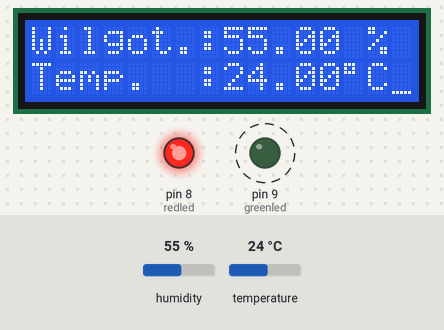
Bench run of a sketch on a simulated Arduino Uno, built with avr-gcc and run on an emulated ATmega328P. On the bench: 16×2 character LCD, output pins drawn as LEDs (lit = HIGH). Dashed ring = blinking. Inputs (shaded band) come from the test bench; at power-on: humidity 55 %, temperature 24 °C.

Above: at 2.6 s.
2.7 s: humidity set to 58 %
At 4.7 s:
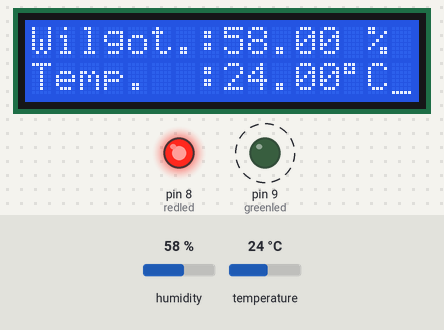
9.3 s: humidity set to 61 %
At 11.4 s:
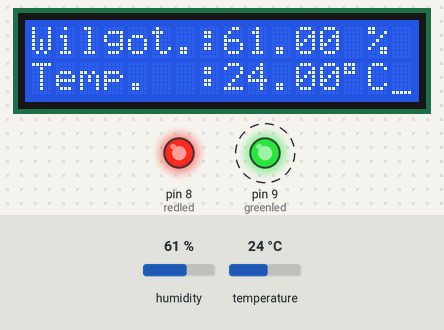
12.4 s: temperature set to 12 °C
At 13.9 s:
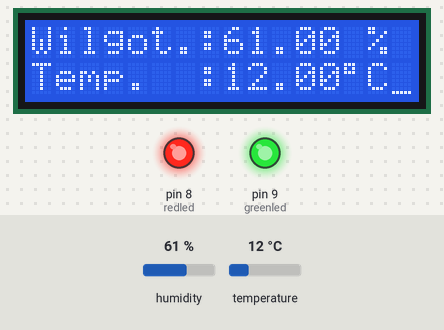
15.5 s: humidity set to 22 %
At 17.9 s:
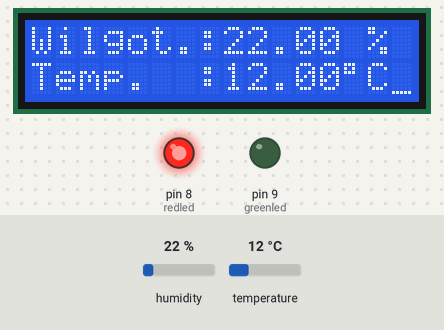
Timing chart, 0 to 19.6 s (numbered marks = the images above; inputs shaded):
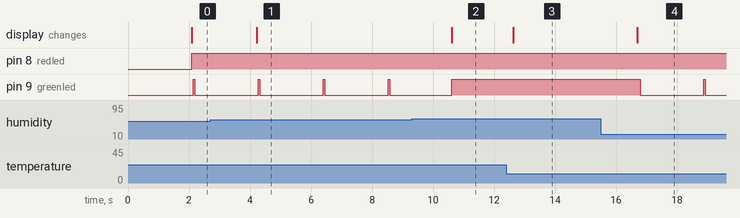

Measured:
- after the input at 2.7 s, the display: changes after 1.5 s (image 1)
- after the input at 9.3 s, the display: changes after 1.3 s (image 2)
- after the input at 12.4 s, the display: changes after 0.23 s (image 3)
- after the input at 15.5 s, pin 9 (greenled): HIGH → LOW after 1.3 s, → HIGH 2.1 s later, → LOW 0.05 s later; the display: changes after 1.2 s (image 4)
- by itself, pin 9 (greenled): alternates HIGH for 0.05 s and LOW for 2.1 s

The sketch:

Termometr.ino
```cpp
#include <LiquidCrystal.h>
#include <DHT.h>

#define redled 8
#define greenled 9
#define dhtpin 13
#define dhttype DHT11
DHT dht(dhtpin, dhttype);
LiquidCrystal lcd(2, 3, 4, 5, 6, 7);

void setup() {
  lcd.begin(16, 2);
  lcd.setCursor(0, 0);
  lcd.print("Hello");
  lcd.setCursor(0, 1);
  lcd.print("There");
  lcd.cursor();

  dht.begin();

  pinMode(redled, OUTPUT);
  pinMode(greenled, OUTPUT);
  digitalWrite(redled, LOW);
  digitalWrite(greenled, LOW);
}

void loop() {
  delay(2000);
  float h = dht.readHumidity();
  float t = dht.readTemperature();

  if(isnan(h) || isnan(t)){
    lcd.setCursor(0,0);
    lcd.print("DHT11 FAILED");
    return;
  }

  lcd.setCursor(0, 0);
  lcd.print("Wilgot.:");
  lcd.print(h);
  lcd.print(" %");

  lcd.setCursor(0, 1);
  lcd.print("Temp.  :");
  lcd.print(t);
  lcd.print((char)223);
  lcd.print("C");

  if (t >= 24.0){
    digitalWrite(redled, HIGH);
  }

  if (t <= 20.0){
    digitalWrite(redled, HIGH);
  }

  if (h >= 60.0){
    digitalWrite(greenled, HIGH);
  }
  else {
    delay(50);
    digitalWrite(greenled, HIGH);
    delay(50);
    digitalWrite(greenled, LOW);
  }

}
```
